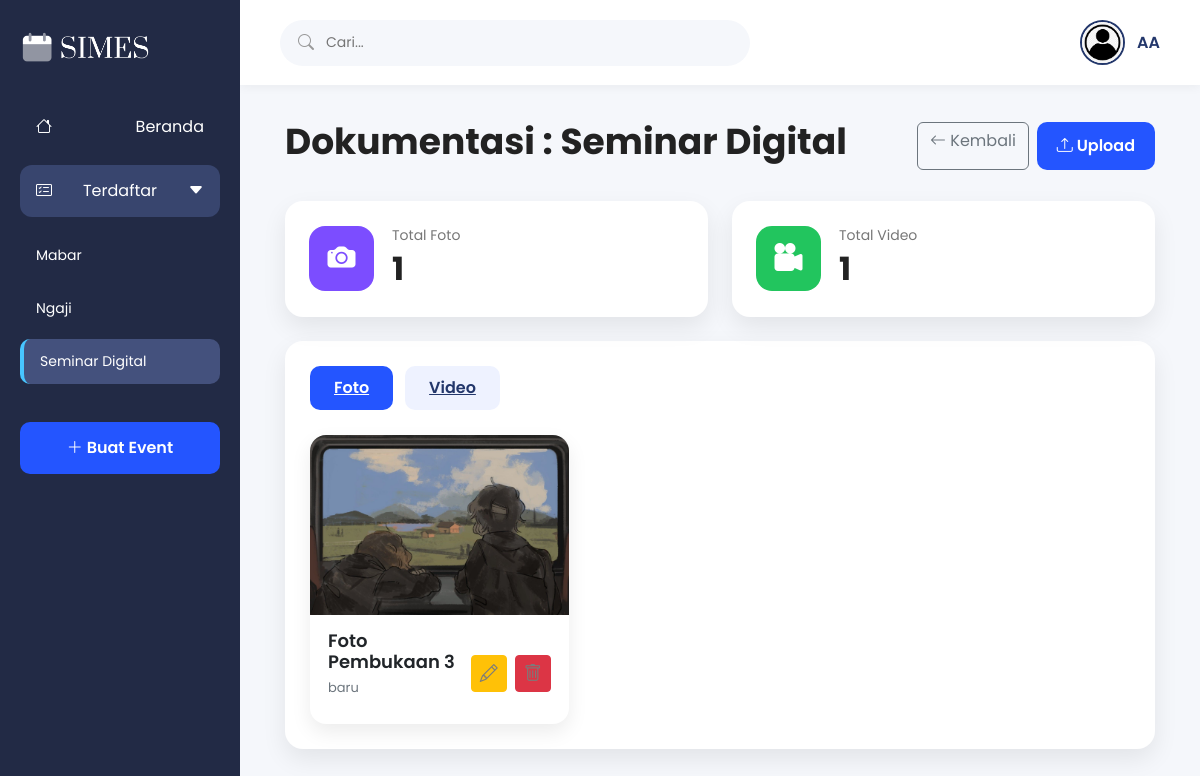
Page /documentations/index.php?id_event=9 (signed in) on the committed database.
### tables this page shows
CREATE TABLE IF NOT EXISTS `events` (
  `id_event` int(11) NOT NULL AUTO_INCREMENT,
  `id_user` int(11) NOT NULL,
  `nama_event` varchar(150) NOT NULL,
  `kategori_event` varchar(100) NOT NULL,
  `lokasi` varchar(150) NOT NULL,
  `tanggal` date NOT NULL,
  `waktu` time NOT NULL,
  `penanggung_jawab` varchar(100) NOT NULL,
  `deskripsi` text DEFAULT NULL,
  `banner` varchar(255) DEFAULT NULL,
  `status_event` enum('draft','akan datang','berlangsung','selesai') DEFAULT 'draft',
  `created_at` timestamp NOT NULL DEFAULT current_timestamp(),
  PRIMARY KEY (`id_event`),
  KEY `fk_events_user` (`id_user`)
);

CREATE TABLE IF NOT EXISTS `documentations` (
  `id_dokumentasi` int(11) NOT NULL AUTO_INCREMENT,
  `id_event` int(11) NOT NULL,
  `jenis_file` enum('foto','video') NOT NULL,
  `judul` varchar(150) NOT NULL,
  `file_path` varchar(255) NOT NULL,
  `keterangan` text DEFAULT NULL,
  `uploaded_at` timestamp NOT NULL DEFAULT current_timestamp(),
  PRIMARY KEY (`id_dokumentasi`),
  KEY `fk_documentations_event` (`id_event`)
);

### documentations/index.php (the view, shortened to what this page needs)
<?php
include '../config/database.php';
$id_event = (int) $_GET['id_event'];
$id_user  = $_SESSION['id_user'];
$event = mysqli_fetch_assoc(mysqli_query($conn, "SELECT * FROM events WHERE id_event = '$id_event' AND id_user = '$id_user'"));
$result_sidebar = mysqli_query($conn, "SELECT id_event, nama_event FROM events WHERE id_user = '$id_user' ORDER BY id_event DESC");
$tab = (isset($_GET['tab']) && in_array($_GET['tab'], ['foto', 'video'])) ? $_GET['tab'] : 'foto';
$docs_query = "SELECT * FROM documentations WHERE id_event = '$id_event' AND jenis_file = '$tab'";
$docs_result = mysqli_query($conn, $docs_query . " ORDER BY id_dokumentasi DESC");
$stat = mysqli_fetch_all(mysqli_query($conn, "SELECT jenis_file, COUNT(*) as total FROM documentations WHERE id_event='$id_event' GROUP BY jenis_file"), MYSQLI_ASSOC);
$total_foto = 0;
$total_video = 0;
foreach ($stat as $s) {
    if ($s['jenis_file'] == 'foto') $total_foto = $s['total'];
    if ($s['jenis_file'] == 'video') $total_video = $s['total'];
}
?>
<!DOCTYPE html>
<html lang="id">
<head>
    <link href="https://cdn.jsdelivr.net/npm/bootstrap@5.3.3/dist/css/bootstrap.min.css" rel="stylesheet">
    <link rel="stylesheet" href="https://cdn.jsdelivr.net/npm/bootstrap-icons@1.11.3/font/bootstrap-icons.min.css">
    <link rel="stylesheet" href="/simes/assets/css/beranda.css">
    <link rel="stylesheet" href="/simes/assets/css/dokumentasi.css">
</head>
<body>
    <div class="wrapper">
        <aside class="sidebar">
            <div class="logo">
                <img src="/simes/assets/img/logo.png" alt="SIMES">
            </div>
            <ul class="menu">
                <li>
                    <a href="/simes/beranda.php">
                        <i class="bi bi-house"></i> Beranda
                    </a>
                </li>
                <li class="active">
                    <a href="#">
                        <i class="bi bi-card-checklist"></i> Terdaftar <i class="bi bi-caret-down-fill arrow"></i>
                    </a>
                </li>
            </ul>
            <div class="event-list">
                <?php while ($row = mysqli_fetch_assoc($result_sidebar)): ?>
                    <a class="<?= ($row['id_event'] == $id_event) ? 'selected' : ''; ?>" href="index.php?id_event=<?= $row['id_event']; ?>">
                        <?= htmlspecialchars($row['nama_event']); ?>
                    </a>
                <?php endwhile; ?>
            </div>
            <button class="btn-event" onclick="window.location.href='/simes/events/create.php'">
                <i class="bi bi-plus-lg"></i> Buat Event
            </button>
        </aside>
        <main class="main-content">
            <header class="topbar">
                <div class="search"><i class="bi bi-search"></i><input type="text" placeholder="Cari..."></div>
                <div class="profile"><img src="/simes/assets/img/profile.jpg" alt="Profile"><span><?= htmlspecialchars($_SESSION['nama']); ?></span></div>
            </header>
            <div class="content">
                <div class="content-header">
                    <div>
                        <h2>Dokumentasi : <?= htmlspecialchars($event['nama_event']); ?></h2>
                    </div>
                    <div class="d-flex gap-2">
                        <a href="/simes/dashboard.php?id_event=<?= $id_event ?>" class="btn btn-outline-secondary"><i class="bi bi-arrow-left"></i> Kembali</a>
                        <button class="upload-btn" data-bs-toggle="modal" data-bs-target="#uploadModal"><i class="bi bi-upload"></i> Upload</button>
                    </div>
                </div>
                <div class="row g-4 mb-4">
                    <div class="col-lg-6">
                        <div class="stat-card">
                            <div class="stat-icon purple"><i class="bi bi-camera-fill"></i></div>
                            <div><span class="stat-title">Total Foto</span>
                                <h4><?= $total_foto ?></h4>
                            </div>
                        </div>
                    </div>
                    <div class="col-lg-6">
                        <div class="stat-card">
                            <div class="stat-icon green"><i class="bi bi-camera-reels-fill"></i></div>
                            <div><span class="stat-title">Total Video</span>
                                <h4><?= $total_video ?></h4>
                            </div>
                        </div>
                    </div>
                </div>
                <div class="gallery-card">
                    <div class="gallery-header">
                        <div class="tabs">
                            <a href="index.php?id_event=<?= $id_event ?>&tab=foto" class="tab <?= ($tab === 'foto') ? 'active' : '' ?>">Foto</a>
                            <a href="index.php?id_event=<?= $id_event ?>&tab=video" class="tab <?= ($tab === 'video') ? 'active' : '' ?>">Video</a>
                        </div>
                    </div>
                    <div class="gallery-grid">
                        <?php if (mysqli_num_rows($docs_result) > 0): ?>
                            <?php while ($row = mysqli_fetch_assoc($docs_result)): ?>
                                <div class="gallery-item">
                                    <?php if ($row['jenis_file'] === 'foto'): ?>
                                        <a href="/simes/<?= htmlspecialchars($row['file_path']); ?>" target="_blank">
                                            <img src="/simes/<?= htmlspecialchars($row['file_path']); ?>" alt="Foto">
                                        </a>
                                    <?php endif; ?>
                                    <div class="gallery-info">
                                        <div>
                                            <h6><?= htmlspecialchars($row['judul']); ?></h6>
                                            <p><?= !empty($row['keterangan']) ? htmlspecialchars($row['keterangan']) : '-'; ?></p>
                                        </div>
                                        <div class="mt-2 d-flex gap-2">
                                            <a href="edit.php?id_dokumentasi=<?= $row['id_dokumentasi']; ?>&id_event=<?= $id_event; ?>" class="btn btn-sm btn-warning">
                                                <i class="bi bi-pencil"></i>
                                            </a>
                                            <a href="delete.php?id_dokumentasi=<?= $row['id_dokumentasi']; ?>&id_event=<?= $id_event; ?>" class="btn btn-sm btn-danger" onclick="return confirm('Yakin ingin menghapus dokumentasi ini?');">
                                                <i class="bi bi-trash"></i>
                                            </a>
                                        </div>
                                    </div>
                                </div>
                            <?php endwhile; ?>
                        <?php else: ?>
                            <div class="text-center py-4 col-12 text-muted">Belum ada file <?= $tab ?>.</div>
                        <?php endif; ?>
                    </div>
                </div>
            </div>
        </main>
    </div>
</body>
</html>

### assets/css/beranda.css (style rules this page uses)
* { margin:0; padding:0; box-sizing:border-box; font-family:'Poppins',sans-serif; }
body { background:#F5F7FB; }
.logo { width:130px; }
.profile { display:flex; align-items:center; gap:12px; }
.profile img { width:46px; height:46px; border-radius:50%; object-fit:cover; }
.profile span { font-weight:600; color:#23376B; }
.content { padding:45px; }
.content h2 { font-size:36px; font-weight:700; color:#1F2937; }
.row { row-gap:15px; }
.content { max-width:1400px; margin:auto; }
.profile { cursor:pointer; }
.profile img { border:2px solid #23376B; }

### assets/css/dokumentasi.css (style rules this page uses)
* { margin:0; padding:0; box-sizing:border-box; font-family:'Poppins',sans-serif; }
body { background:#F5F7FB; }
.wrapper { display:flex; }
.sidebar { width:240px; height:100vh; background:#222A45; position:fixed; left:0; top:0; padding:30px 20px; color:#fff; }
.logo { text-align:center; margin-bottom:35px; }
.logo img { width:130px; }
.menu { list-style:none; padding:0; }
.menu li { margin-bottom:12px; }
.menu li a { color:#fff; text-decoration:none; display:flex; justify-content:space-between; align-items:center; padding:14px 16px; border-radius:12px; transition:.3s; }
.menu li.active a { background:#38456E; }
.event-list { margin-top:10px; }
.event-list a { display:block; color:#fff; text-decoration:none; font-size:14px; padding:12px 16px; border-radius:10px; margin-bottom:8px; transition:.3s; }
.event-list .selected { background:#44517D; border-left:4px solid #47C5FF; }
.btn-event { width:100%; margin-top:30px; border:none; background:#2455FF; color:#fff; padding:14px; border-radius:10px; font-weight:600; }
.main-content { margin-left:240px; width:calc(100% - 240px); }
.topbar { height:85px; background:#fff; display:flex; justify-content:space-between; align-items:center; padding:0 40px; box-shadow:0 2px 10px rgba(0,0,0,.05); }
.search { width:470px; height:46px; background:#F5F7FB; border-radius:30px; display:flex; align-items:center; padding:0 18px; }
.search i { color:#999; }
.search input { width:100%; border:none; background:transparent; margin-left:12px; outline:none; font-size:14px; }
.profile { display:flex; align-items:center; gap:12px; }
.profile img { width:45px; height:45px; border-radius:50%; object-fit:cover; }
.profile span { font-weight:600; }
.content { padding:35px 45px; }
.content-header { display:flex; justify-content:space-between; align-items:center; margin-bottom:30px; }
.content-header h2 { font-size:36px; font-weight:700; color:#222; }
.upload-btn { border:none; background:#2455FF; color:#fff; padding:12px 20px; border-radius:10px; font-weight:600; transition:.3s; }
.stat-card { background:#FFFFFF; border-radius:18px; padding:24px; display:flex; align-items:center; gap:18px; box-shadow:0 10px 25px rgba(0,0,0,.08); }
.stat-icon { width:65px; height:65px; border-radius:16px; display:flex; justify-content:center; align-items:center; color:#fff; font-size:28px; }
.stat-icon.purple { background:#7C4DFF; }
.stat-icon.green { background:#22C55E; }
.stat-title { display:block; color:#777; font-size:14px; }
.stat-card h4 { margin:4px 0; font-size:32px; font-weight:700; color:#222; }
.gallery-card { background:#FFFFFF; border-radius:18px; padding:25px; box-shadow:0 10px 25px rgba(0,0,0,.08); }
.gallery-header { display:flex; justify-content:space-between; align-items:center; margin-bottom:25px; }
.tabs { display:flex; gap:12px; }
.tab { border:none; background:#EEF2FF; color:#23376B; padding:10px 24px; border-radius:10px; font-weight:600; transition:.3s; }
.tab.active { background:#2455FF; color:#FFFFFF; }
.gallery-grid { display:grid; grid-template-columns:repeat(4,1fr); gap:22px; }
.gallery-item { background:#FFFFFF; border-radius:16px; overflow:hidden; box-shadow:0 8px 20px rgba(0,0,0,.08); transition:.3s; cursor:pointer; }
.gallery-item img { width:100%; height:180px; object-fit:cover; display:block; }
.gallery-info { display:flex; justify-content:space-between; align-items:center; padding:15px 18px; }
.gallery-info i { font-size:18px; color:#7B7B7B; cursor:pointer; }
.gallery-info h6 { margin-bottom:6px; font-size:18px; font-weight:600; }
.gallery-info p { margin-bottom:12px; font-size:13px; color:#6c757d; line-height:1.4; }
.upload-btn { transition:.3s; }
@media (max-width:1200px) { .gallery-grid { grid-template-columns:repeat(3,1fr); } }

### rows in the picture
events: nama_event "Mabar"
events: nama_event "Ngaji"
events: nama_event "Seminar Digital"
documentations: file_path (picture), judul "Foto Pembukaan 3", keterangan "baru"

### other values in the picture
$_SESSION['nama'] "AA"
$total_foto "1"
$total_video "1"
